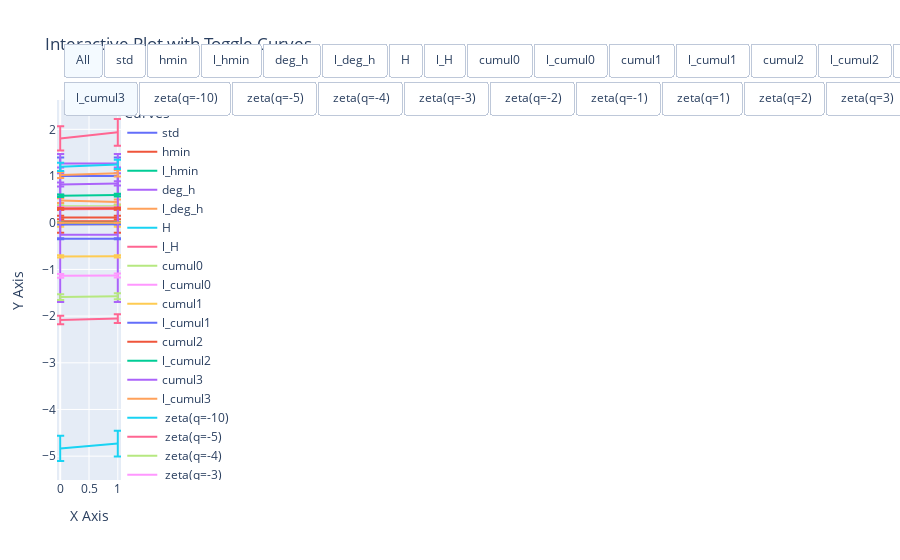

Notebook cell for this chart:
### Code cell
p_exps = [1,2,3,np.inf]

signals_mean = []
signals_std = []
for p_exp in p_exps:
    df_mfa = get_df_mfa(X,n_cumul=4,j1=2,j2=j2,p_exp=p_exp)
    y = np.array(np.mean(df_mfa, axis = 0),dtype=np.float32)
    y_std = np.array(np.std(df_mfa, axis = 0),dtype=np.float32)
    signals_mean.append(y)
    signals_std.append(y_std)
signals_mean = np.array(signals_mean).T
signals_std = np.array(signals_std).T

### Figure 1 — Plotly figure (JSON) as saved in the notebook; plotly's stock layout.template omitted (floating-point values rounded to 4 significant figures)
{"data": [{"error_y": {"array": [0.3977, 0.3977, 0.3977, 0.3977], "type": "data", "visible": true}, "mode": "lines", "name": "std", "type": "scatter", "x": [0, 1], "y": [0.9993, 0.9993, 0.9993, 0.9993]}, {"error_y": {"array": [0.03734, 0.03734, 0.03734, 0.03734], "type": "data", "visible": true}, "mode": "lines", "name": "hmin", "type": "scatter", "x": [0, 1], "y": [0.1141, 0.1141, 0.1141, 0.1141]}, {"error_y": {"array": [null, null, null, null], "type": "data", "visible": true}, "mode": "lines", "name": "l_hmin", "type": "scatter", "x": [0, 1], "y": [null, null, null, null]}, {"error_y": {"array": [0.207, 0.207, 0.207, 0.207], "type": "data", "visible": true}, "mode": "lines", "name": "deg_h", "type": "scatter", "x": [0, 1], "y": [1.266, 1.266, 1.266, 1.266]}, {"error_y": {"array": [0.05078, 0.0532, 0.05494, 0.06215], "type": "data", "visible": true}, "mode": "lines", "name": "l_deg_h", "type": "scatter", "x": [0, 1], "y": [0.4736, 0.443, 0.4309, 0.4489]}, {"error_y": {"array": [0.01853, 0.01853, 0.01853, 0.01853], "type": "data", "visible": true}, "mode": "lines", "name": "H", "type": "scatter", "x": [0, 1], "y": [0.3218, 0.3218, 0.3218, 0.3218]}, {"error_y": {"array": [0.01323, 0.01394, 0.01473, 0.0143], "type": "data", "visible": true}, "mode": "lines", "name": "l_H", "type": "scatter", "x": [0, 1], "y": [0.2895, 0.2959, 0.2994, 0.2996]}, {"error_y": {"array": [0.02188, 0.02188, 0.02188, 0.02188], "type": "data", "visible": true}, "mode": "lines", "name": "cumul0", "type": "scatter", "x": [0, 1], "y": [0.3512, 0.3512, 0.3512, 0.3512]}, {"error_y": {"array": [0.01223, 0.01206, 0.01222, 0.01125], "type": "data", "visible": true}, "mode": "lines", "name": "l_cumul0", "type": "scatter", "x": [0, 1], "y": [0.3245, 0.3272, 0.3286, 0.3304]}, {"error_y": {"array": [0.05244, 0.05244, 0.05244, 0.05244], "type": "data", "visible": true}, "mode": "lines", "name": "cumul1", "type": "scatter", "x": [0, 1], "y": [-0.03191, -0.03191, -0.03191, -0.03191]}, {"error_y": {"array": [0.003964, 0.004866, 0.00555, 0.006316], "type": "data", "visible": true}, "mode": "lines", "name": "l_cumul1", "type": "scatter", "x": [0, 1], "y": [-0.03553, -0.03166, -0.02957, -0.03108]}, {"error_y": {"array": [0.2444, 0.2444, 0.2444, 0.2444], "type": "data", "visible": true}, "mode": "lines", "name": "cumul2", "type": "scatter", "x": [0, 1], "y": [0.03105, 0.03105, 0.03105, 0.03105]}, {"error_y": {"array": [0.002715, 0.003174, 0.003628, 0.00423], "type": "data", "visible": true}, "mode": "lines", "name": "l_cumul2", "type": "scatter", "x": [0, 1], "y": [0.0009547, 0.0009366, 0.001079, 0.001126]}, {"error_y": {"array": [1.44, 1.44, 1.44, 1.44], "type": "data", "visible": true}, "mode": "lines", "name": "cumul3", "type": "scatter", "x": [0, 1], "y": [-0.258, -0.258, -0.258, -0.258]}, {"error_y": {"array": [0.00221, 0.00249, 0.002813, 0.003247], "type": "data", "visible": true}, "mode": "lines", "name": "l_cumul3", "type": "scatter", "x": [0, 1], "y": [-0.0003725, -0.0005992, -0.0008278, -0.00096]}, {"error_y": {"array": [0.2702, 0.2751, 0.2804, 0.285], "type": "data", "visible": true}, "mode": "lines", "name": " zeta(q=-10)", "type": "scatter", "x": [0, 1], "y": [-4.833, -4.73, -4.69, -4.766]}, {"error_y": {"array": [0.0924, 0.0932, 0.09533, 0.09627], "type": "data", "visible": true}, "mode": "lines", "name": " zeta(q=-5)", "type": "scatter", "x": [0, 1], "y": [-2.084, -2.053, -2.04, -2.069]}, {"error_y": {"array": [0.06379, 0.06383, 0.06516, 0.06502], "type": "data", "visible": true}, "mode": "lines", "name": " zeta(q=-4)", "type": "scatter", "x": [0, 1], "y": [-1.593, -1.575, -1.567, -1.587]}, {"error_y": {"array": [0.04165, 0.04106, 0.04168, 0.04074], "type": "data", "visible": true}, "mode": "lines", "name": " zeta(q=-3)", "type": "scatter", "x": [0, 1], "y": [-1.138, -1.13, -1.126, -1.138]}, {"error_y": {"array": [0.02529, 0.02457, 0.02476, 0.02352], "type": "data", "visible": true}, "mode": "lines", "name": " zeta(q=-2)", "type": "scatter", "x": [0, 1], "y": [-0.7215, -0.7192, -0.7182, -0.7249]}, {"error_y": {"array": [0.01219, 0.01182, 0.01188, 0.01101], "type": "data", "visible": true}, "mode": "lines", "name": " zeta(q=-1)", "type": "scatter", "x": [0, 1], "y": [-0.3424, -0.3432, -0.3436, -0.3461]}, {"error_y": {"array": [0.01259, 0.01279, 0.0132, 0.01236], "type": "data", "visible": true}, "mode": "lines", "name": " zeta(q=1)", "type": "scatter", "x": [0, 1], "y": [0.3068, 0.3115, 0.314, 0.315]}, {"error_y": {"array": [0.02646, 0.02787, 0.02946, 0.0286], "type": "data", "visible": true}, "mode": "lines", "name": " zeta(q=2)", "type": "scatter", "x": [0, 1], "y": [0.5789, 0.5918, 0.5989, 0.5993]}, {"error_y": {"array": [0.04262, 0.04642, 0.05014, 0.05062], "type": "data", "visible": true}, "mode": "lines", "name": " zeta(q=3)", "type": "scatter", "x": [0, 1], "y": [0.8169, 0.8412, 0.8543, 0.8521]}, {"error_y": {"array": [0.06258, 0.06963, 0.07616, 0.07933], "type": "data", "visible": true}, "mode": "lines", "name": " zeta(q=4)", "type": "scatter", "x": [0, 1], "y": [1.022, 1.06, 1.08, 1.072]}, {"error_y": {"array": [0.08766, 0.09833, 0.1079, 0.1152], "type": "data", "visible": true}, "mode": "lines", "name": " zeta(q=5)", "type": "scatter", "x": [0, 1], "y": [1.197, 1.249, 1.276, 1.26]}, {"error_y": {"array": [0.2587, 0.2853, 0.3071, 0.3478], "type": "data", "visible": true}, "mode": "lines", "name": " zeta(q=10)", "type": "scatter", "x": [0, 1], "y": [1.806, 1.936, 1.994, 1.93]}], "layout": {"legend": {"title": {"text": "Curves"}}, "title": {"text": "Interactive Plot with Toggle Curves"}, "updatemenus": [{"buttons": [{"args": [{"visible": [true, true, true, true, true, true, true, true, true, true, true, true, true, true, true, true, true, true, true, true, true, true, true, true, true, true, true]}], "label": "All", "method": "update"}, {"args": [{"visible": [true, false, false, false, false, false, false, false, false, false, false, false, false, false, false, false, false, false, false, false, false, false, false, false, false, false, false]}], "label": "std", "method": "update"}, {"args": [{"visible": [false, true, false, false, false, false, false, false, false, false, false, false, false, false, false, false, false, false, false, false, false, false, false, false, false, false, false]}], "label": "hmin", "method": "update"}, {"args": [{"visible": [false, false, true, false, false, false, false, false, false, false, false, false, false, false, false, false, false, false, false, false, false, false, false, false, false, false, false]}], "label": "l_hmin", "method": "update"}, {"args": [{"visible": [false, false, false, true, false, false, false, false, false, false, false, false, false, false, false, false, false, false, false, false, false, false, false, false, false, false, false]}], "label": "deg_h", "method": "update"}, {"args": [{"visible": [false, false, false, false, true, false, false, false, false, false, false, false, false, false, false, false, false, false, false, false, false, false, false, false, false, false, false]}], "label": "l_deg_h", "method": "update"}, {"args": [{"visible": [false, false, false, false, false, true, false, false, false, false, false, false, false, false, false, false, false, false, false, false, false, false, false, false, false, false, false]}], "label": "H", "method": "update"}, {"args": [{"visible": [false, false, false, false, false, false, true, false, false, false, false, false, false, false, false, false, false, false, false, false, false, false, false, false, false, false, false]}], "label": "l_H", "method": "update"}, {"args": [{"visible": [false, false, false, false, false, false, false, true, false, false, false, false, false, false, false, false, false, false, false, false, false, false, false, false, false, false, false]}], "label": "cumul0", "method": "update"}, {"args": [{"visible": [false, false, false, false, false, false, false, false, true, false, false, false, false, false, false, false, false, false, false, false, false, false, false, false, false, false, false]}], "label": "l_cumul0", "method": "update"}, {"args": [{"visible": [false, false, false, false, false, false, false, false, false, true, false, false, false, false, false, false, false, false, false, false, false, false, false, false, false, false, false]}], "label": "cumul1", "method": "update"}, {"args": [{"visible": [false, false, false, false, false, false, false, false, false, false, true, false, false, false, false, false, false, false, false, false, false, false, false, false, false, false, false]}], "label": "l_cumul1", "method": "update"}, {"args": [{"visible": [false, false, false, false, false, false, false, false, false, false, false, true, false, false, false, false, false, false, false, false, false, false, false, false, false, false, false]}], "label": "cumul2", "method": "update"}, {"args": [{"visible": [false, false, false, false, false, false, false, false, false, false, false, false, true, false, false, false, false, false, false, false, false, false, false, false, false, false, false]}], "label": "l_cumul2", "method": "update"}, {"args": [{"visible": [false, false, false, false, false, false, false, false, false, false, false, false, false, true, false, false, false, false, false, false, false, false, false, false, false, false, false]}], "label": "cumul3", "method": "update"}], "direction": "right", "type": "buttons", "x": 0.1, "xanchor": "left", "y": 1.15, "yanchor": "top"}, {"buttons": [{"args": [{"visible": [false, false, false, false, false, false, false, false, false, false, false, false, false, false, true, false, false, false, false, false, false, false, false, false, false, false, false]}], "label": "l_cumul3", "method": "update"}, {"args": [{"visible": [false, false, false, false, false, false, false, false, false, false, false, false, false, false, false, true, false, false, false, false, false, false, false, false, false, false, false]}], "label": " zeta(q=-10)", "method": "update"}, {"args": [{"visible": [false, false, false, false, false, false, false, false, false, false, false, false, false, false, false, false, true, false, false, false, false, false, false, false, false, false, false]}], "label": " zeta(q=-5)", "method": "update"}, {"args": [{"visible": [false, false, false, false, false, false, false, false, false, false, false, false, false, false, false, false, false, true, false, false, false, false, false, false, false, false, false]}], "label": " zeta(q=-4)", "method": "update"}, {"args": [{"visible": [false, false, false, false, false, false, false, false, false, false, false, false, false, false, false, false, false, false, true, false, false, false, false, false, false, false, false]}], "label": " zeta(q=-3)", "method": "update"}, {"args": [{"visible": [false, false, false, false, false, false, false, false, false, false, false, false, false, false, false, false, false, false, false, true, false, false, false, false, false, false, false]}], "label": " zeta(q=-2)", "method": "update"}, {"args": [{"visible": [false, false, false, false, false, false, false, false, false, false, false, false, false, false, false, false, false, false, false, false, true, false, false, false, false, false, false]}], "label": " zeta(q=-1)", "method": "update"}, {"args": [{"visible": [false, false, false, false, false, false, false, false, false, false, false, false, false, false, false, false, false, false, false, false, false, true, false, false, false, false, false]}], "label": " zeta(q=1)", "method": "update"}, {"args": [{"visible": [false, false, false, false, false, false, false, false, false, false, false, false, false, false, false, false, false, false, false, false, false, false, true, false, false, false, false]}], "label": " zeta(q=2)", "method": "update"}, {"args": [{"visible": [false, false, false, false, false, false, false, false, false, false, false, false, false, false, false, false, false, false, false, false, false, false, false, true, false, false, false]}], "label": " zeta(q=3)", "method": "update"}, {"args": [{"visible": [false, false, false, false, false, false, false, false, false, false, false, false, false, false, false, false, false, false, false, false, false, false, false, false, true, false, false]}], "label": " zeta(q=4)", "method": "update"}, {"args": [{"visible": [false, false, false, false, false, false, false, false, false, false, false, false, false, false, false, false, false, false, false, false, false, false, false, false, false, true, false]}], "label": " zeta(q=5)", "method": "update"}, {"args": [{"visible": [false, false, false, false, false, false, false, false, false, false, false, false, false, false, false, false, false, false, false, false, false, false, false, false, false, false, true]}], "label": " zeta(q=10)", "method": "update"}, {"args": [{"visible": [false, false, false, false, false, false, false, false, false, false, false, false, false, false, false, false, false, false, false, false, false, false, false, false, false, false, false]}], "label": "None", "method": "update"}], "direction": "right", "type": "buttons", "x": 0.1, "xanchor": "left", "y": 1.05, "yanchor": "top"}], "xaxis": {"title": {"text": "X Axis"}}, "yaxis": {"title": {"text": "Y Axis"}}}}
